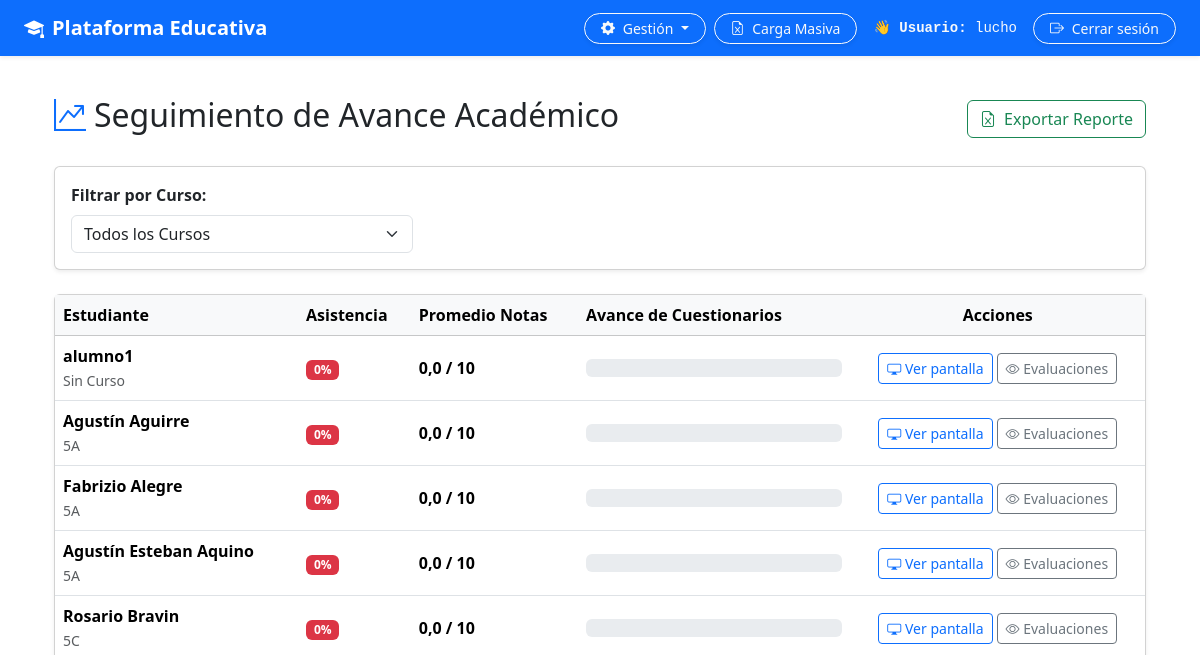
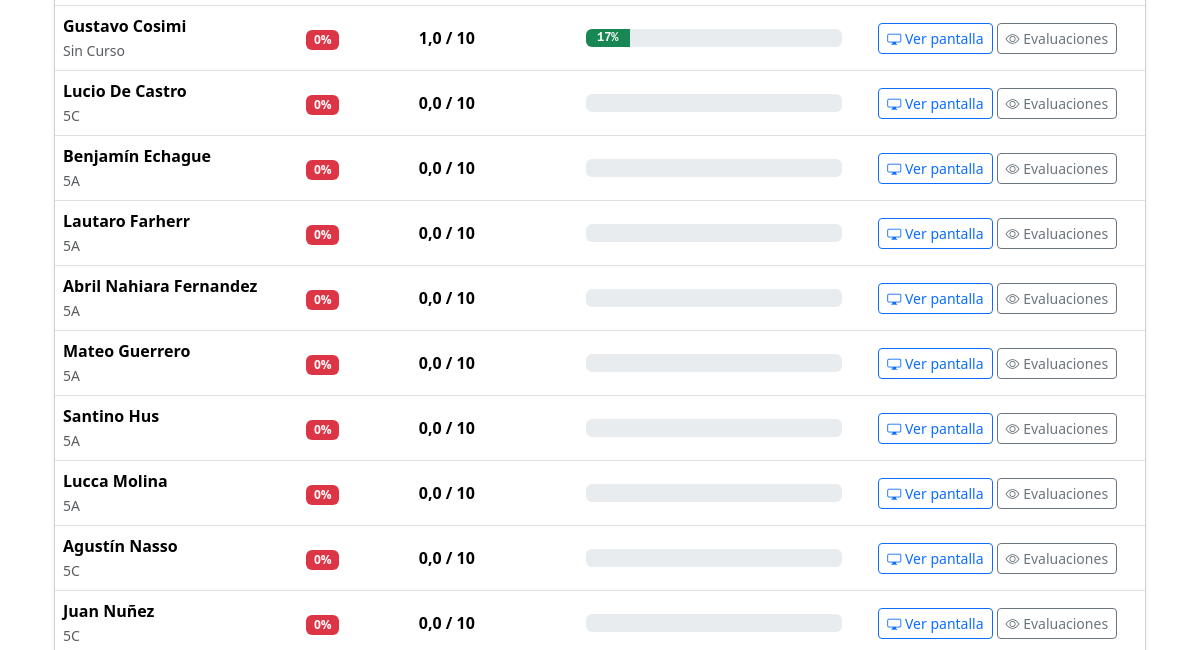
The app's page /seguimiento/avance/ (signed in, upper part), older data (2 pictures, top to bottom).
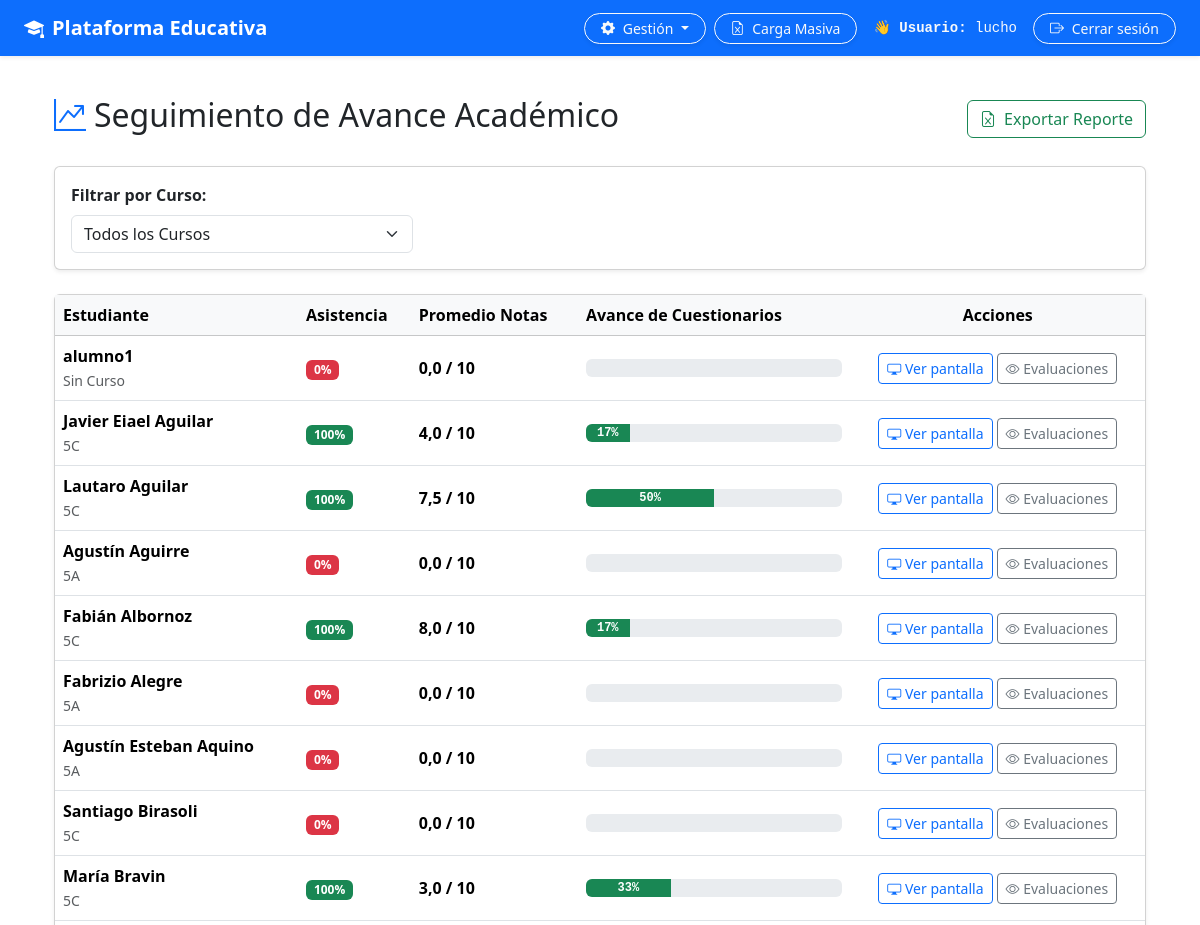
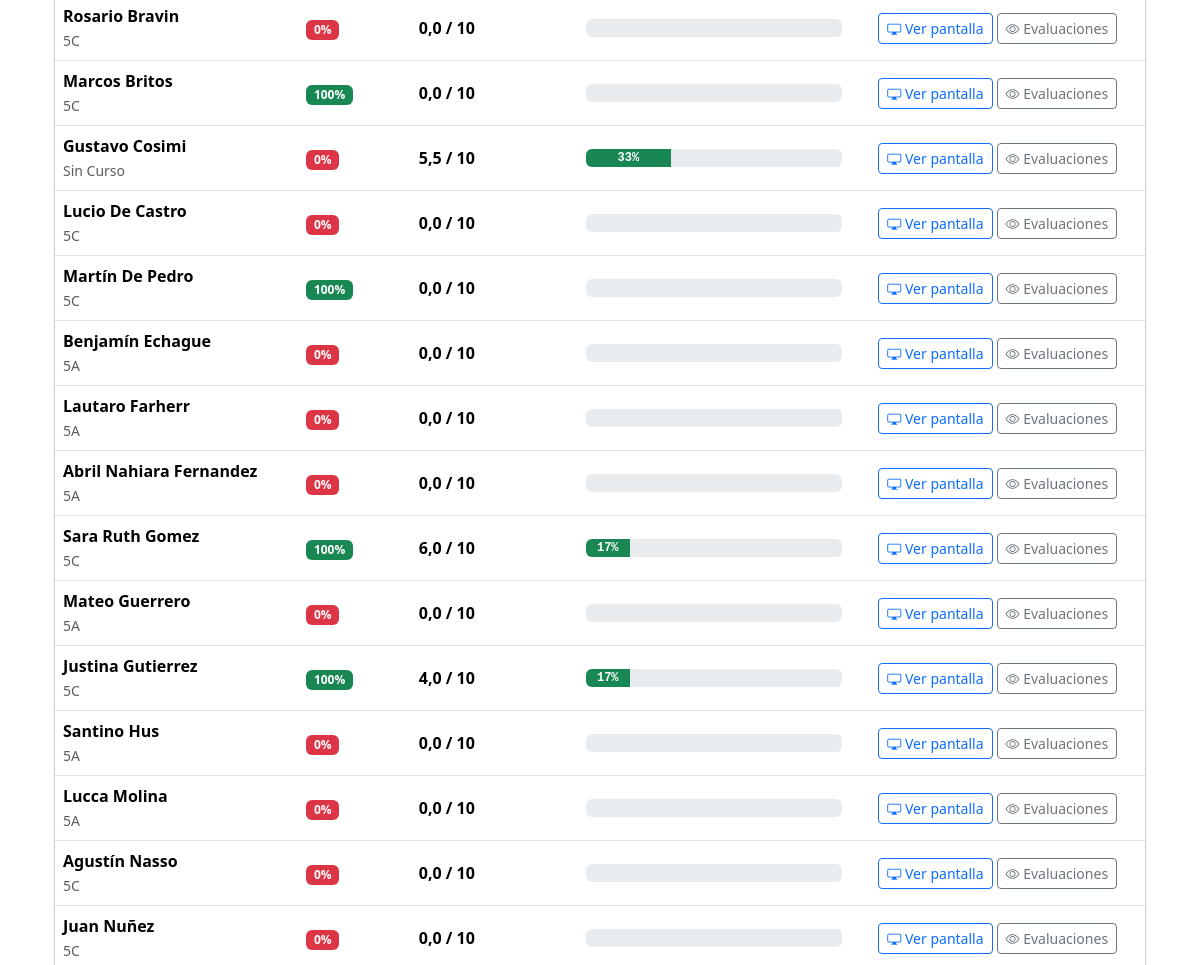
The same page, newer data (2 pictures, top to bottom).
### usuarios/models.py (models this page shows, shortened)
class Usuario(AbstractUser):
  TURNOS = [
      ('M', 'Mañana'),
      ('T', 'Tarde'),
      ('N', 'Noche'),
  ]
  dni = models.CharField(max_length=20, unique=True, null=True, blank=True)
  curso = models.CharField(
      max_length=100,
      blank=True,
      null=True,
      help_text='Ejemplo: 5A, 5C, 6to 1ra',
  )
  turno = models.CharField(
      max_length=1,
      choices=TURNOS,
      default='M',
      help_text='Turno al que pertenece el alumno (Mañana/Tarde/Noche)',
  )
  dia_cursado = models.CharField(
      max_length=50,
      blank=True,
      null=True,
      help_text='Ejemplo: Lunes, Miércoles o Lunes,Martes',
  )
  ultimo_equipo = models.CharField(
      max_length=100,
      blank=True,
      null=True,
      help_text='Nombre de la netbook o PC usada en el último inicio de sesión (ej. ALUMNO-05)',
  )
  ultima_conexion = models.DateTimeField(
      null=True,
      blank=True,
      help_text='Última fecha y hora de actividad/login registrada',
  )

### educacion/views.py (the view)
# urls.py: path('seguimiento/avance/', views.panel_avance_alumnos, name='panel_avance_alumnos'),
@login_required
def panel_avance_alumnos(request):
    if not (request.user.is_staff or request.user.is_superuser):
        messages.error(request, 'No tienes permisos para acceder a esta sección.')
        return redirect('educacion:inicio')
    curso_filtro = request.GET.get('curso', '')
    alumnos_qs = Usuario.objects.filter(is_superuser=False, is_staff=False)
    if curso_filtro:
        alumnos_qs = alumnos_qs.filter(curso=curso_filtro)
    alumnos = list(alumnos_qs.order_by('last_name', 'first_name'))
    alumnos_ids = [a.id for a in alumnos]
    total_actividades_sistema = Actividad.objects.filter(activo=True).count()
    asistencias_stats = Asistencia.objects.filter(alumno_id__in=alumnos_ids).values('alumno_id').annotate(
        total=Count('id'),
        presentes=Count('id', filter=Q(estado__in=['PRESENTE', 'LLEGADA_TARDE']))
    )
    mapa_asistencia = {
        a['alumno_id']: round((a['presentes'] / a['total']) * 100) if a['total'] > 0 else 0
        for a in asistencias_stats
    }
    entregas_qs = EntregaActividad.objects.filter(
        estudiante_id__in=alumnos_ids,
        estado__in=['ENVIADO', 'CALIFICADO']
    ).select_related('actividad')
    mapa_entregas_objetos = {}
    mapa_entregas_ids = {}
    for entrega in entregas_qs:
        mapa_entregas_objetos.setdefault(entrega.estudiante_id, []).append(entrega)
        mapa_entregas_ids.setdefault(entrega.estudiante_id, set()).add(entrega.actividad_id)
    teorias_qs = ProgresoTeoria.objects.filter(
        estudiante_id__in=alumnos_ids,
        completado=True
    ).values('estudiante_id', 'actividad_id')
    mapa_teorias_ids = {}
    for t in teorias_qs:
        mapa_teorias_ids.setdefault(t['estudiante_id'], set()).add(t['actividad_id'])
    reporte_alumnos = []
    for alumno in alumnos:
        porcentaje_asistencia = mapa_asistencia.get(alumno.id, 0)
        entregas_alumno = mapa_entregas_objetos.get(alumno.id, [])
        actividades_resueltas = mapa_entregas_ids.get(alumno.id, set()) | mapa_teorias_ids.get(alumno.id, set())
        porcentaje_avance = (
            round((len(actividades_resueltas) / total_actividades_sistema) * 100)
            if total_actividades_sistema > 0 else 0
        )
        if porcentaje_avance > 100:
            porcentaje_avance = 100
        notas = [e.calificacion for e in entregas_alumno if e.calificacion is not None]
        promedio_notas = round(sum(notas) / len(notas), 1) if notas else 0.0
        reporte_alumnos.append({
            'alumno': alumno,
            'porcentaje_asistencia': porcentaje_asistencia,
            'porcentaje_avance': porcentaje_avance,
            'promedio_notas': promedio_notas,
            'entregas_detalle': entregas_alumno,
        })
    cursos_disponibles = list(
        Usuario.objects.exclude(curso__isnull=True)
        .exclude(curso__exact='')
        .values_list('curso', flat=True)
        .distinct()
    )
    contexto = {
        'reporte': reporte_alumnos,
        'cursos_disponibles': cursos_disponibles,
        'curso_seleccionado': curso_filtro,
    }
    return render(request, 'educacion/panel_avance.html', contexto)

### educacion/templates/educacion/panel_avance.html (shortened to what the changed rows need)
{% extends 'base.html' %}
{% block content %}
<div class="container-fluid py-3">
    <div class="d-flex justify-content-between align-items-center mb-4">
        <h2><i class="bi bi-graph-up-arrow me-2 text-primary"></i>Seguimiento de Avance Académico</h2>
    </div>
    <div class="card shadow-sm">
        <div class="card-body p-0">
            <div class="table-responsive">
                <table class="table table-hover align-middle mb-0">
                    <thead class="table-light">
                        <tr>
                            <th>Estudiante</th>
                            <th>Asistencia</th>
                            <th>Promedio Notas</th>
                            <th>Avance de Cuestionarios</th>
                            <th class="text-center">Acciones</th>
                        </tr>
                    </thead>
                    <tbody>
                        {% for item in reporte %}
                        <tr>
                            <td>
                                <strong>{{ item.alumno.get_full_name|default:item.alumno.username }}</strong>
                                <br><small class="text-muted">{{ item.alumno.curso|default:"Sin Curso" }}</small>
                            </td>
                            <td>
                                <span class="badge {% if item.porcentaje_asistencia >= 75 %}bg-success{% elif item.porcentaje_asistencia >= 60 %}bg-warning text-dark{% else %}bg-danger{% endif %}">
                                    {{ item.porcentaje_asistencia }}%
                                </span>
                            </td>
                            <td>
                                <strong class="fs-6">{{ item.promedio_notas }} / 10</strong>
                            </td>
                            <td style="width: 25%;">
                                <div class="d-flex align-items-center gap-2">
                                    <div class="progress flex-grow-1" style="height: 18px;">
                                        <div class="progress-bar bg-success font-monospace fw-bold"
                                             role="progressbar"
                                             style="width: {{ item.porcentaje_avance }}%;"
                                             aria-valuenow="{{ item.porcentaje_avance }}"
                                             aria-valuemin="0"
                                             aria-valuemax="100">
                                             {{ item.porcentaje_avance }}%
                                        </div>
                                    </div>
                                </div>
                            </td>
                            <td class="text-center">
                                <div class="d-flex justify-content-center gap-1">
                                    <a href="{% url 'educacion:ver_pantalla_alumno' item.alumno.id %}" class="btn btn-sm btn-outline-primary" target="_blank">
                                        <i class="bi bi-display"></i> Ver pantalla
                                    </a>
                                    <button class="btn btn-sm btn-outline-secondary" data-bs-toggle="collapse" data-bs-target="#detalle-{{ item.alumno.id }}">
                                        <i class="bi bi-eye"></i> Evaluaciones
                                    </button>
                                </div>
                            </td>
                        </tr>
                        {% empty %}
                        <tr>
                            <td colspan="5" class="text-center py-4 text-muted">No se encontraron alumnos registrados.</td>
                        </tr>
                        {% endfor %}
                    </tbody>
                </table>
            </div>
        </div>
    </div>
</div>
{% endblock %}

Row changes from the older to the newer data that the page shows:
added Usuario: alumno.get_full_name "Javier Eiael Aguilar", alumno.curso "5C", porcentaje_asistencia "100", promedio_notas "4,0", porcentaje_avance "17"
added Usuario: alumno.get_full_name "Lautaro Aguilar", alumno.curso "5C", porcentaje_asistencia "100", promedio_notas "7,5", porcentaje_avance "50"
added Usuario: alumno.get_full_name "Fabián Albornoz", alumno.curso "5C", porcentaje_asistencia "100", promedio_notas "8,0", porcentaje_avance "17"
added Usuario: alumno.get_full_name "Santiago Birasoli", alumno.curso "5C", porcentaje_asistencia "0", promedio_notas "0,0"
added Usuario: alumno.get_full_name "María Bravin", alumno.curso "5C", porcentaje_asistencia "100", promedio_notas "3,0", porcentaje_avance "33"
added Usuario: alumno.get_full_name "Marcos Britos", alumno.curso "5C", porcentaje_asistencia "100", promedio_notas "0,0"
changed Usuario "Gustavo Cosimi": promedio_notas "1,0" → "5,5"; {{ item.porcentaje_avance }} 17 → 33 (drawn); porcentaje_avance "17" → "33"
added Usuario: alumno.get_full_name "Martín De Pedro", alumno.curso "5C", porcentaje_asistencia "100", promedio_notas "0,0"
added Usuario: alumno.get_full_name "Sara Ruth Gomez", alumno.curso "5C", porcentaje_asistencia "100", promedio_notas "6,0", porcentaje_avance "17"
added Usuario: alumno.get_full_name "Justina Gutierrez", alumno.curso "5C", porcentaje_asistencia "100", promedio_notas "4,0", porcentaje_avance "17"
